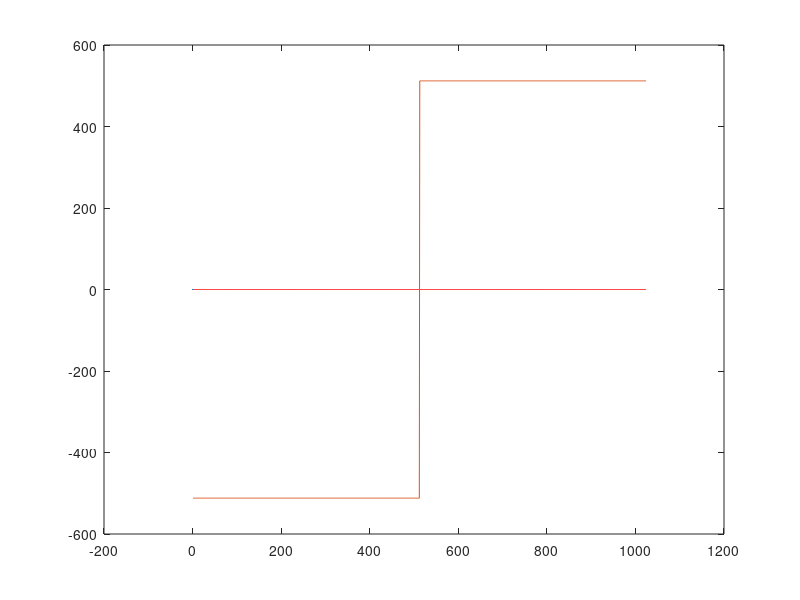

Recreate this plot in MATLAB.
function MFfft(varargin)

x = 1:1024;
amps = zeros(512,1);
A = 1;
phases = pi/2 + [1:512] .* pi/(2 * 512);
y(1:512) = -1;
y(513:1024) = 1;
ft = fft(y(1:1024));
for c = 1:2:511;
    amps(c) = A;
    A = A/3;
    fti(c,:) = cos(phases(c) + (c * 2 * pi * (x)./1024)) * amps(c);
    ffti(c,:) = cos(phases(c) + (c * 2 * pi * (x)./1024)) * abs(ft(c+1));
end
plot(sum(fti));



for c = 1:2:511;
    fti(c,:) = cos(angle(ft(c+1)) + (c * 2 * pi * (x-1)./1024)) * abs(ft(c+1));
end
plot(sum(fti));
zf = zeros(size(ft));
zf(2) = ft(2);
zf(1024) = ft(2);
ft(2) = 0;
ft(1024) = 0;
z = ifft(ft);
f = ifft(zf);
plot(z);
hold on; 
plot(x,f,'r');

plot(sum(fti));